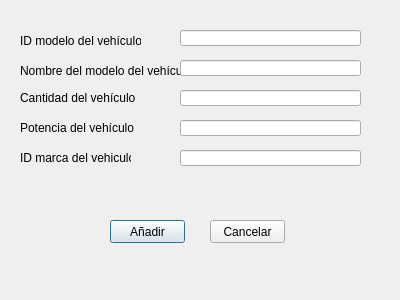
<?xml version="1.0" encoding="UTF-8"?>
<ui version="4.0">
 <class>Dialog</class>
 <widget class="QDialog" name="Dialog">
  <property name="geometry">
   <rect>
    <x>0</x>
    <y>0</y>
    <width>400</width>
    <height>300</height>
   </rect>
  </property>
  <property name="windowTitle">
   <string>Dialog</string>
  </property>
  <widget class="QLabel" name="label">
   <property name="geometry">
    <rect>
     <x>20</x>
     <y>30</y>
     <width>121</width>
     <height>21</height>
    </rect>
   </property>
   <property name="text">
    <string>ID modelo del vehículo</string>
   </property>
  </widget>
  <widget class="QLabel" name="label_2">
   <property name="geometry">
    <rect>
     <x>20</x>
     <y>60</y>
     <width>161</width>
     <height>21</height>
    </rect>
   </property>
   <property name="text">
    <string>Nombre del modelo del vehículo</string>
   </property>
  </widget>
  <widget class="QLabel" name="label_3">
   <property name="geometry">
    <rect>
     <x>20</x>
     <y>90</y>
     <width>131</width>
     <height>16</height>
    </rect>
   </property>
   <property name="text">
    <string>Cantidad del vehículo</string>
   </property>
  </widget>
  <widget class="QLabel" name="label_4">
   <property name="geometry">
    <rect>
     <x>20</x>
     <y>120</y>
     <width>121</width>
     <height>16</height>
    </rect>
   </property>
   <property name="text">
    <string>Potencia del vehículo</string>
   </property>
  </widget>
  <widget class="QLabel" name="label_5">
   <property name="geometry">
    <rect>
     <x>20</x>
     <y>150</y>
     <width>111</width>
     <height>16</height>
    </rect>
   </property>
   <property name="text">
    <string>ID marca del vehiculo</string>
   </property>
  </widget>
  <widget class="QLineEdit" name="id_modelo_vehiculo">
   <property name="geometry">
    <rect>
     <x>180</x>
     <y>30</y>
     <width>181</width>
     <height>16</height>
    </rect>
   </property>
  </widget>
  <widget class="QLineEdit" name="Nombre_modelo_vehiculo">
   <property name="geometry">
    <rect>
     <x>180</x>
     <y>60</y>
     <width>181</width>
     <height>16</height>
    </rect>
   </property>
  </widget>
  <widget class="QLineEdit" name="Cantidad_vehiculo">
   <property name="geometry">
    <rect>
     <x>180</x>
     <y>90</y>
     <width>181</width>
     <height>16</height>
    </rect>
   </property>
  </widget>
  <widget class="QLineEdit" name="potencia_vehiculo">
   <property name="geometry">
    <rect>
     <x>180</x>
     <y>120</y>
     <width>181</width>
     <height>16</height>
    </rect>
   </property>
  </widget>
  <widget class="QLineEdit" name="id_marcavehiculo">
   <property name="geometry">
    <rect>
     <x>180</x>
     <y>150</y>
     <width>181</width>
     <height>16</height>
    </rect>
   </property>
  </widget>
  <widget class="QPushButton" name="btoninsertar">
   <property name="geometry">
    <rect>
     <x>110</x>
     <y>220</y>
     <width>75</width>
     <height>23</height>
    </rect>
   </property>
   <property name="text">
    <string>Añadir</string>
   </property>
  </widget>
  <widget class="QPushButton" name="btoncancelar">
   <property name="geometry">
    <rect>
     <x>210</x>
     <y>220</y>
     <width>75</width>
     <height>23</height>
    </rect>
   </property>
   <property name="text">
    <string>Cancelar</string>
   </property>
  </widget>
 </widget>
 <resources/>
 <connections/>
</ui>
